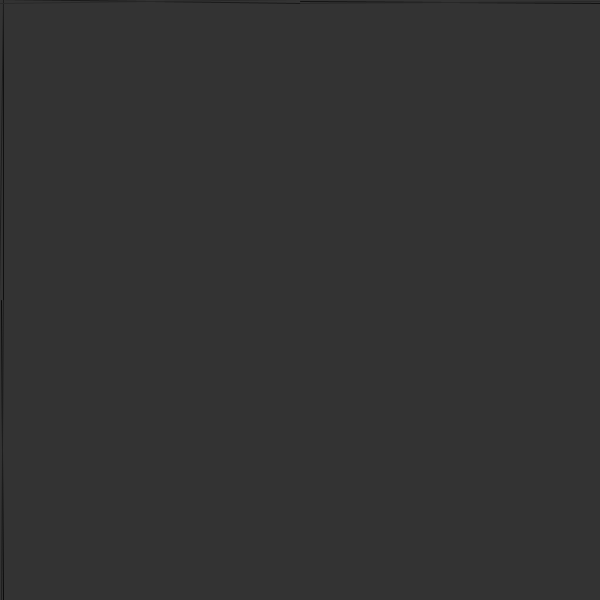
Frame 1 (no input)
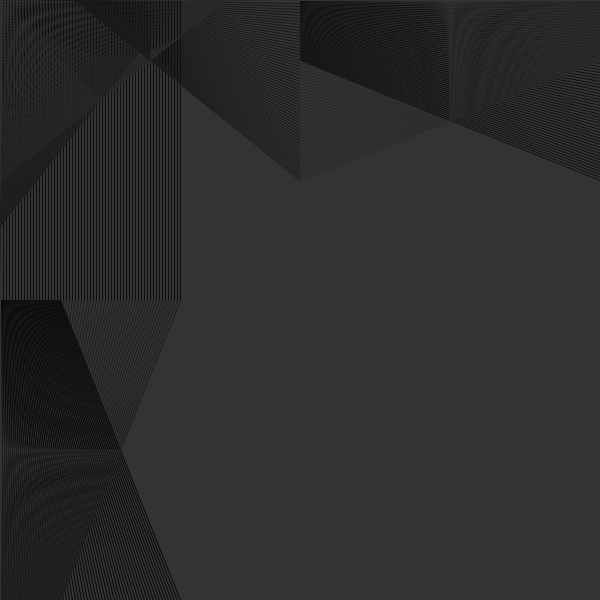
Frame 60 (the mouse pressed at the canvas centre just before this capture)
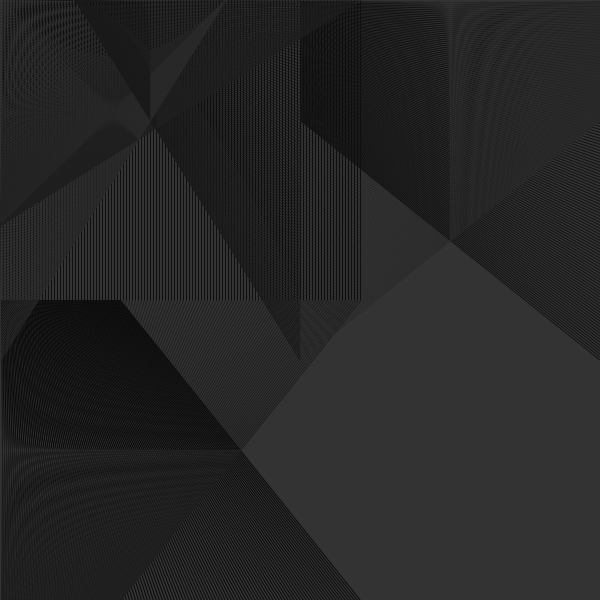
Frame 120 (the mouse held since frame 60 and released just before this capture)

The Processing sketch that drew these frames (run headless with seeded random() and noise(); from frame 60 on, the mouse is pressed at the canvas centre):

// Processing sketch: processing_61202
// ── processing_61202.pde

int a = 0;
int b = 0;

void setup() {
  size(600, 600);
  stroke(255);
  frameRate(40);
  smooth();
  background(51);
}

void draw() {
  a = a + 1;
  b = b + 2; 
 
  fill(0);
  stroke(15);
  line(a+b, 0, a+b, height/2);
  
  fill(125);
  stroke(10);
  line(b-a, height/2, b+a, height);
  
  fill(255);
  stroke(30);
  line(a+b, 0, a-b, height/2);
  
  fill(0);
  stroke(30);
  line(b+a, height/2, b-a, height);

  fill(0);
  stroke(25);
  line(0, a-b, width/2, a+b);
  
  fill(255);
  stroke(18);
  line(width/2, b-a, width, b+a);
  
  fill(225);
  stroke(40);
  line(0, a+b, width/2, a-b);
  
  fill(255);
  stroke(40);
  line(width/2, b+a, width, b-a);
  
  if(a > width) {
    a = 0;
  }
  if(b > width) {
    b = 0;
  }
}
